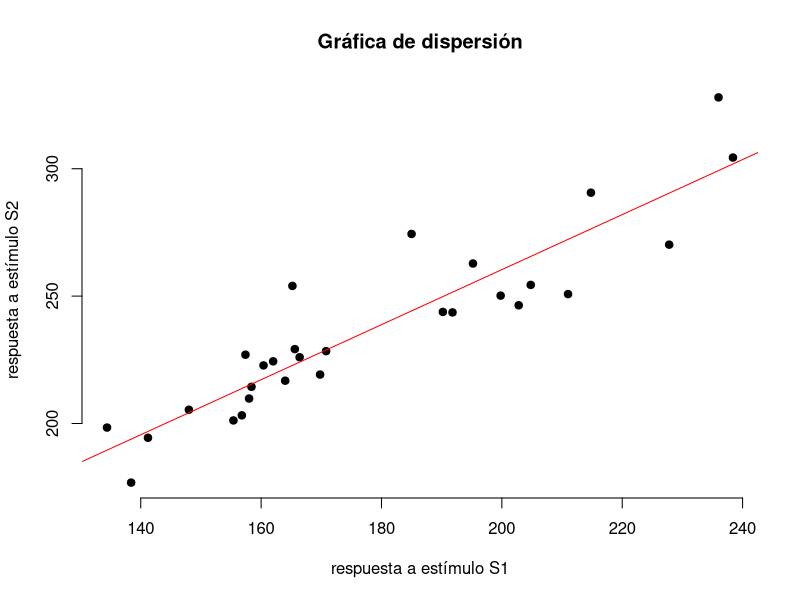
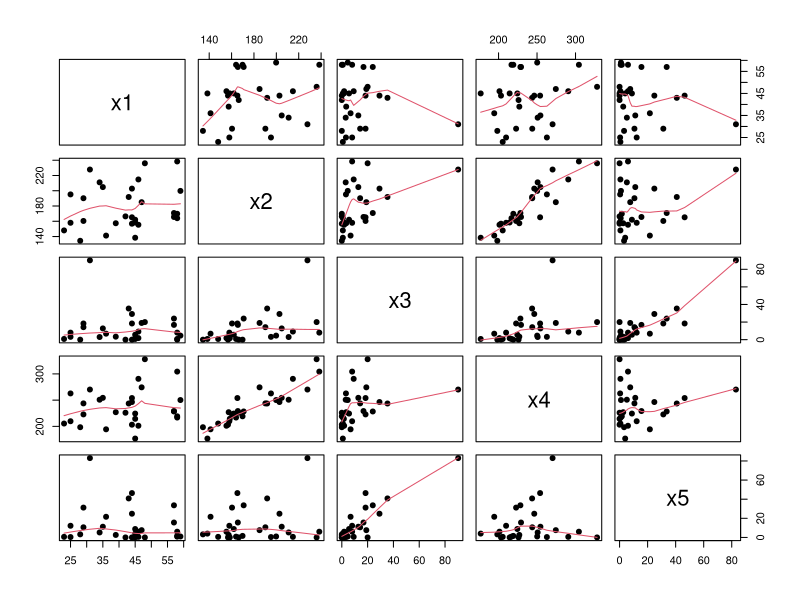
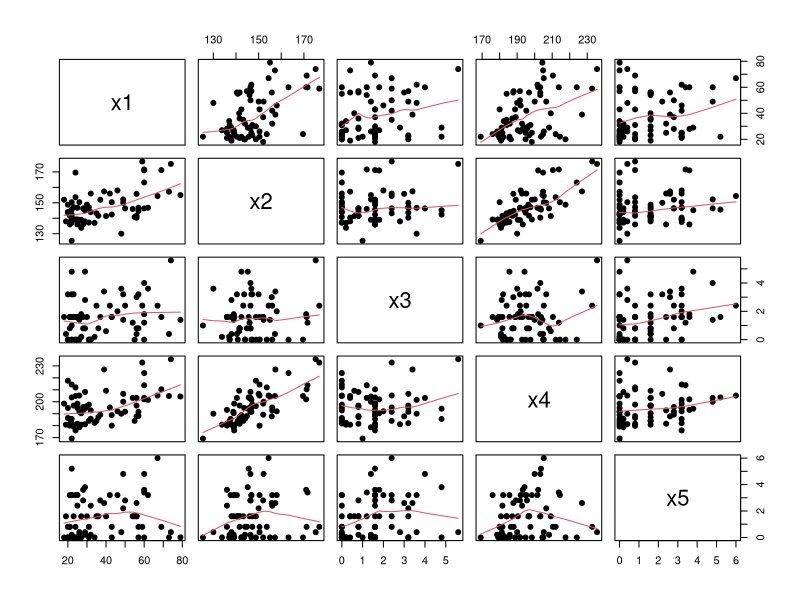
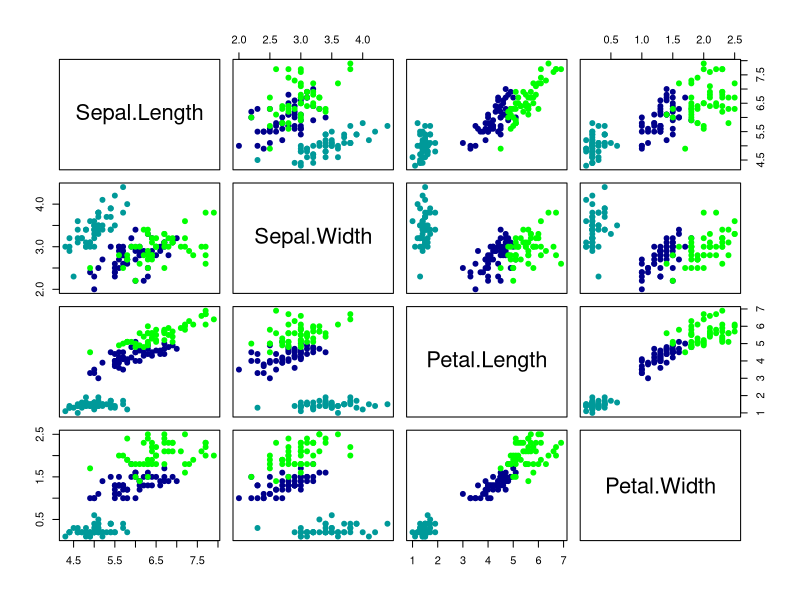

R code for these plots, in order:
## ---- chunk 1
knitr::opts_chunk$set(echo = TRUE)
## ---- chunk 2
a <- matrix(data=c(7,2,5,1,3,8),nrow=2,ncol=3)
b <- matrix(data=c(11,12,-7,0,8,9),nrow=2,ncol=3)
a_t <- t(a) #transponemos la matriz a 
a - b # resta de matrices 
# a%*%b #producto de matrices a con b, (non-conformable arguments)
a_t%*%a 
a%*%a_t  
a+b
a_t%*%b
b_t <- t(b)
a%*%b_t
a_2 <- 17.3*a
b_2 <- (1/19)*b
b_2
## ---- chunk 3
install.packages("dplyr")
library(dplyr)
tabla <- read.table("T1-6.DAT")
colnames(tabla) <-c("x1","x2","x3","x4","x5","x6")
grupo1 <-subset(tabla,x6=="0",select = -x6)
grupo2 <-subset(tabla,x6=="1",select = -x6)

#gráfica de dispersión 
plot(grupo2$x2,grupo2$x4, main ="Gráfica de dispersión", xlab = "respuesta a estímulo S1",ylab="respuesta a estímulo S2", pch=19,frame=FALSE)
abline(lm(x4~x2,data=grupo2),col="red")

## ---- chunk 4
#grupo 1
grupo1 <-as.matrix(grupo1)
n <- nrow(grupo1)
uno <- rep(1,n)
v_medias <- t(grupo1) %*% uno/n
H <- diag(n) - uno%*% t(uno)/n 
S <- round(t(grupo1) %*% H %*% grupo1/(n-1),2)

#grupo2
grupo2 <-as.matrix(grupo2)
n <- nrow(grupo2)
uno <- rep(1,n)
v_medias <- t(grupo2) %*% uno/n
H <- diag(n) - uno%*% t(uno)/n 
S <- round(t(grupo2) %*% H %*% grupo2/(n-1),2)
## ---- chunk 5
pairs(grupo2[,],pch=19,lower.panel = panel.smooth,upper.panel=panel.smooth)
pairs(grupo1[,],pch=19,lower.panel = panel.smooth,upper.panel=panel.smooth)
## ---- chunk 6
# a) Obtención del vector de medias, la matriz A y la matriz de covarianza muestral insesgada
library(datasets)
data("iris3")
flores <-as.data.frame(iris3)
setosa <-as.matrix(subset(flores,select = -c(5:12)))
m <- nrow(setosa)
uno <- rep(1,m)
v_medias_setosa <-t(setosa) %*% uno/m
H <- diag(m) - uno%*% t(uno)/m 
A <- round(t(setosa) %*% H %*% setosa,2)
S_x <- (1/49)*A
## ---- chunk 7
# b) Obtención de los eigenvalores y eigenvectores de S
lista <-eigen(S_x)
e_valores <-as.vector(lista[[1]])
U <-as.matrix(lista[[2]])
L=diag(e_valores)
S <-U%*%L%*%t(U)
I4 <- t(U)%*%U
I4_2 <- U%*%t(U)

# c) Matriz de gráficas de dispersión
panel <- function(x,y){
  points(x,y,pch=19,col=c("#009999","blue4","green")[iris$Species])
}
pairs(iris[,1:4],lower.panel=panel,upper.panel =panel)


## ---- chunk 8
matriz_identidad <-diag(ncol(setosa))
C <- cbind(matriz_identidad,c(0,0,1,1))
Y <- setosa%*%C
s <- nrow(Y)
uno <- rep(1,s)
H <- diag(s) - uno%*% t(uno)/s 
A <- round(t(Y) %*% H %*% Y,2)
S_y <- (1/49)*A
S_y_c <- t(C)%*%S_x%*%C
